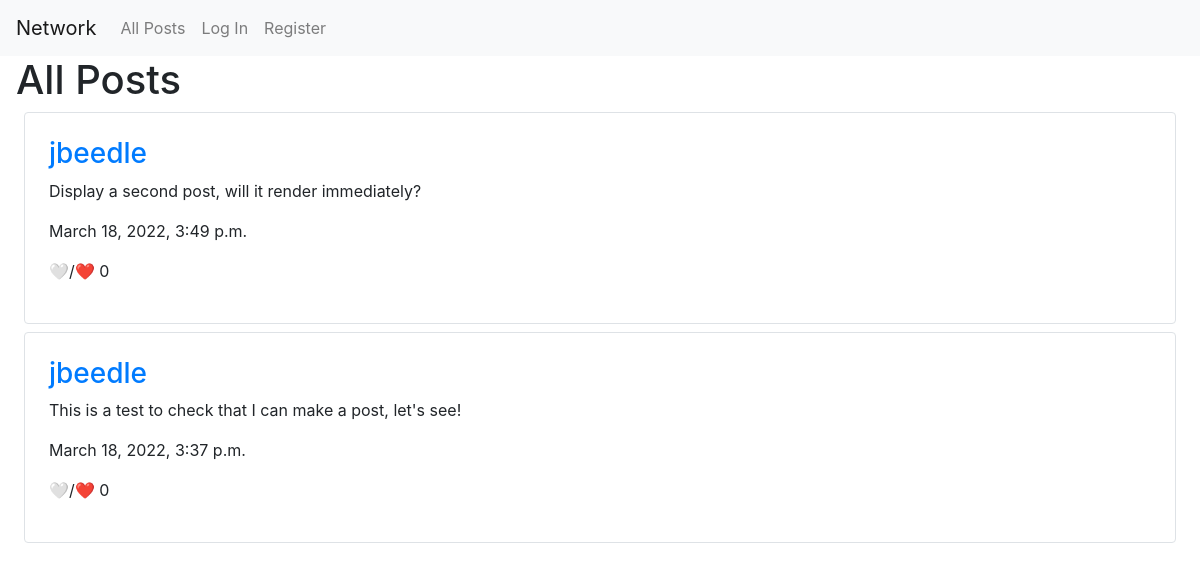
/, run on an earlier commit of the app's database.
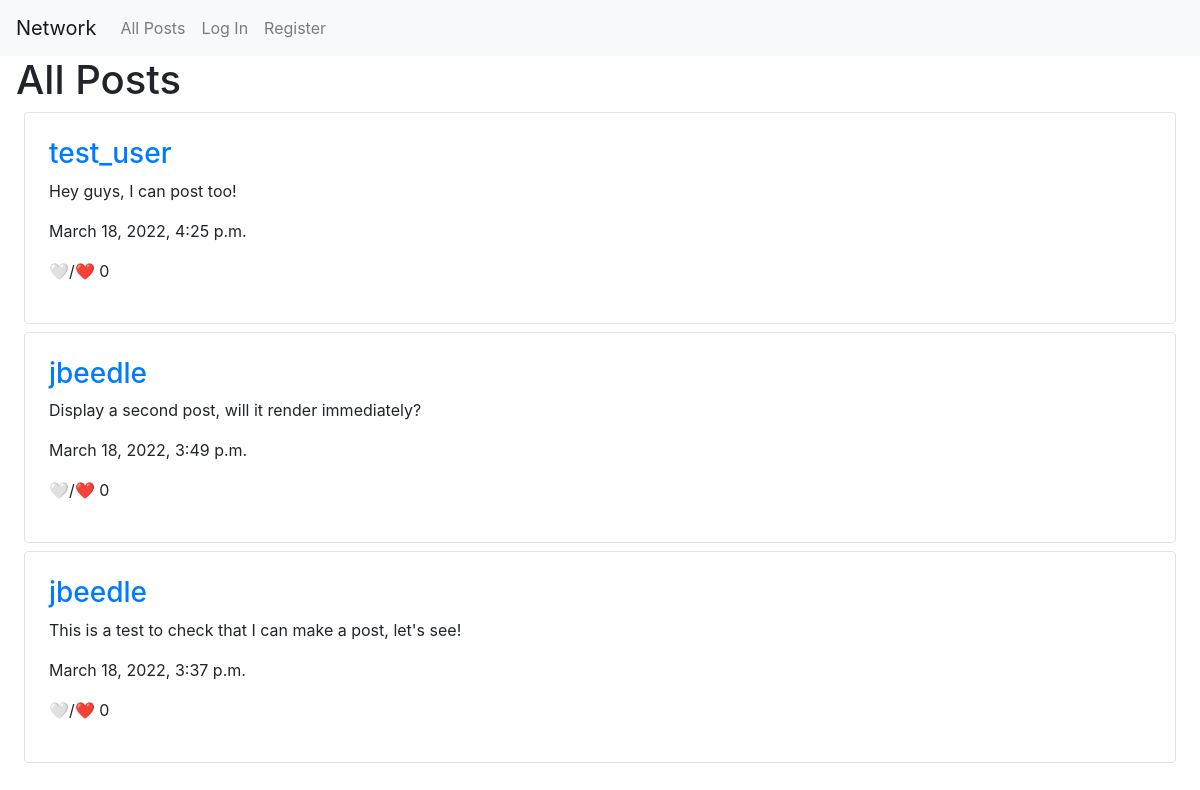
And on a later commit of the database.
### network/models.py (models this page shows, shortened)
class Post(models.Model):
    user = models.ForeignKey(User, on_delete=models.CASCADE, related_name='posts')
    content = models.CharField(max_length=300)
    likes = models.PositiveIntegerField(default=0)
    user_likes = models.ManyToManyField(User)
    created = models.DateTimeField(auto_now_add=True)
    class Meta:
        ordering = ['-created']

class User(AbstractUser):
    following = models.ManyToManyField('self', blank=True, related_name='followers', symmetrical=False)

### network/views.py (the view)
# urls.py: path("", views.index, name="index"),
def index(request):
    return render(request, "network/index.html", {
        'posts': Post.objects.all()
    })

### network/templates/network/index.html (shortened to what this page needs)
{% extends "network/layout.html" %}
{% block body %}
    <h1 class="ml-3">All Posts</h1>
    {% for post in posts %}
        <div class="border rounded mx-4 mb-2 p-4">
            <h3><a href="{% url 'profile' post.user.username %}">{{ post.user.username }}</a></h3>
            <p>{{ post.content}}</p>
            <p>{{ post.created }}</p>
            <p>🤍/❤️ {{ post.likes }}</p>
        </div>
    {% endfor %}
{% endblock %}

What changed in the data, as far as the page shows it:
added Post: user.username "test_user", content "Hey guys, I can post too!", created "March 18, 2022, 4:25 p.m.", likes "0"
